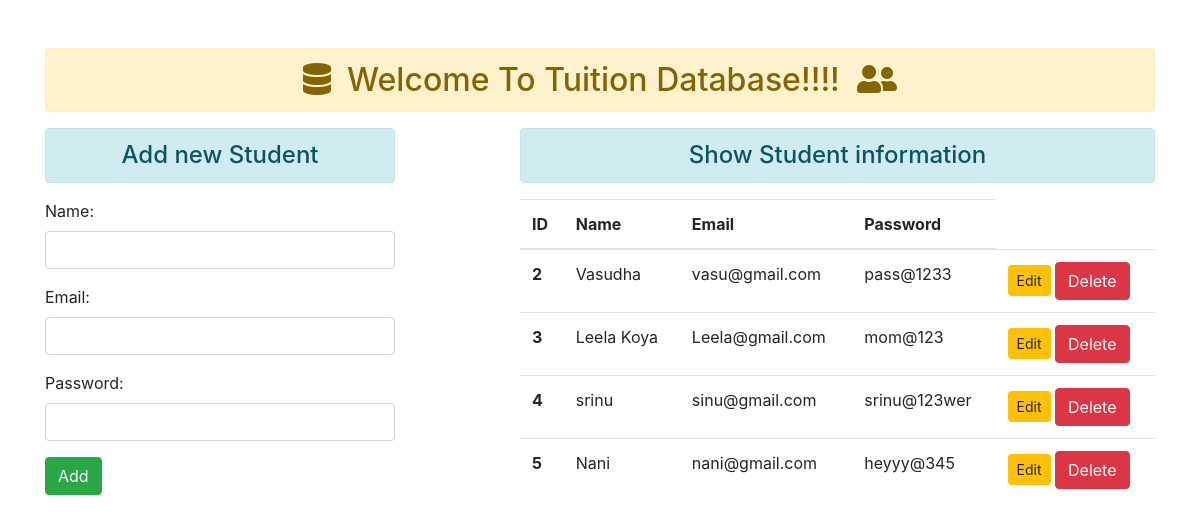
The page / on the database its author committed.
### Enroll/models.py (models this page shows)
class User(models.Model):
	name = models.CharField(max_length=70)
	email = models.EmailField(max_length=100)
	password=models.CharField(max_length=100)

### Enroll/views.py (the view)
# urls.py: path('',views.add_show,name="addAndShows"),
def add_show(request):
	if request.method == 'POST':
		fm = StudentRegistration(request.POST)
		if fm.is_valid():
			nm = fm.cleaned_data['name']
			em = fm.cleaned_data['email']
			pw = fm.cleaned_data['password']
			reg = User(name=nm, email=em, password=pw)
			reg.save()
			fm = StudentRegistration()
	else:
		fm = StudentRegistration()
	stud = User.objects.all()
	return render(request,'Enroll/addAndShow.html', {'form':fm, 'stu':stud})

### Enroll/forms.py
class StudentRegistration(forms.ModelForm):
	class Meta:
		model = User
		fields = '__all__'
		widgets = {
			'name' :forms.TextInput(attrs={'class':'form-control'}),
			'email' :forms.EmailInput(attrs={'class':'form-control'}),
			'password' :forms.PasswordInput(render_value=True, attrs={'class':'form-control'}),
		}

### AdminTuition/Enroll/templates/Enroll/addAndShow.html (shortened to what this page needs)
{% extends 'Enroll/base.html' %}
{% block content %}
<div class="row">
	<div class="col-sm-4">
		<h4 class="text-center alert alert-info">Add new  Student</h4>
		<form action="" method="POST">
			{{form.as_p}}
			<input type="submit" class="btn btn-success" value="Add">
		</form>
	</div>
	<div class="col-sm-7 offset-1">
		<h4 class="text-center alert alert-info">Show Student information</h4>
		{% if stu %}
			<table class="table table-hover">
			  <thead>
			    <tr>
			      <th scope="col">ID</th>
			      <th scope="col">Name</th>
			      <th scope="col">Email</th>
			      <th scope="col">Password</th>
			    </tr>
			  </thead>
			  <tbody>
			  	{% for st in stu %}
			    <tr>
			      <th scope="row">{{st.id}}</th>
			      <td>{{st.name}}</td>
			      <td>{{st.email}}</td>
			      <td>{{st.password}}</td>
			      <td >
			      	<a href="{% url 'updatedata' st.id %}"  class="btn btn-warning btn-sm">Edit</a>
			      	<form action="{% url 'deletedata' st.id %}" method="POST" class="d-inline">
			      		<input type="submit" class="btn btn-danger" value="Delete">
			      	</form>
			      </td>
			    </tr>
			    {% endfor %}
			  </tbody>
			</table>
		{% else %}
			<h4 class="text-center alert alert-warning">No records</h4>
		{% endif %}
	</div>
</div>
{% endblock content %}

### AdminTuition/Enroll/templates/Enroll/base.html (shortened to what this page needs)
<!DOCTYPE html>
{% load static %}
<html>
<head>
	<link rel="stylesheet" type="text/css" href="{% static 'Enroll/css/bootstrap.css' %}">
	<link rel="stylesheet" href="https://use.fontawesome.com/releases/v5.1.0/css/all.css">
</head>
<body>
	<div class="container mt-5">
		<h2 class="text-center alert alert-warning"><i class="fas fa-database">&nbsp;&nbsp;</i>Welcome To Tuition Database!!!!&nbsp;&nbsp;<i class="fas fa-user-friends"></i></h2>
		{% block content %}
		{% endblock content %}
	</div>
</body>
</html>

### rows shown on the page
User: id "2", name "Vasudha", email "vasu@gmail.com", password "pass@1233"
User: id "3", name "Leela Koya", email "Leela@gmail.com", password "mom@123"
User: id "4", name "srinu", email "sinu@gmail.com", password "srinu@123wer"
User: id "5", name "Nani", email "nani@gmail.com", password "heyyy@345"
